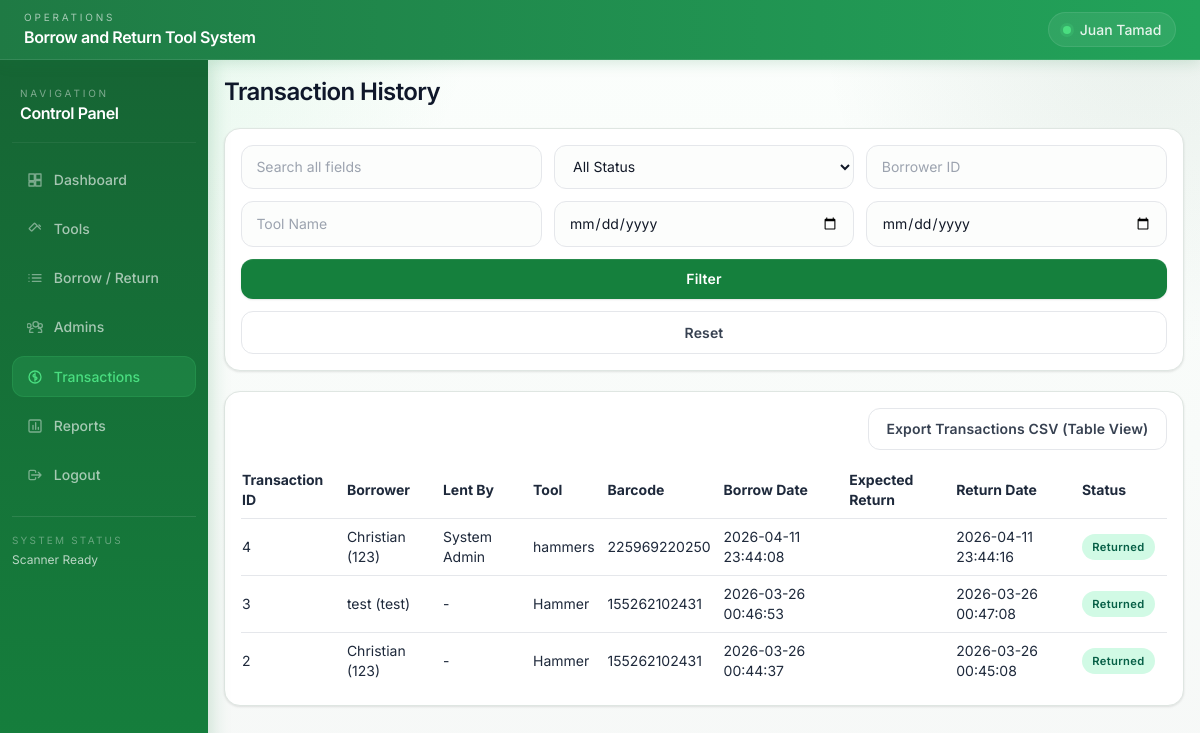
The app's page /transactions (signed in) with its own data.
### tables this page shows
CREATE TABLE transactions (
            id INTEGER PRIMARY KEY AUTOINCREMENT,
            borrower_id INTEGER NOT NULL,
            tool_id INTEGER NOT NULL,
            barcode TEXT NOT NULL,
            borrow_date TEXT NOT NULL,
            expected_return_date TEXT NOT NULL,
            return_date TEXT,
            status TEXT NOT NULL, lent_by_admin_id INTEGER,
            FOREIGN KEY (borrower_id) REFERENCES borrowers(id),
            FOREIGN KEY (tool_id) REFERENCES tools(id)
        );

CREATE TABLE borrowers (
            id INTEGER PRIMARY KEY AUTOINCREMENT,
            borrower_name TEXT NOT NULL,
            borrower_id TEXT NOT NULL UNIQUE,
            course_department TEXT NOT NULL,
            contact_number TEXT NOT NULL
        );

CREATE TABLE tools (
            id INTEGER PRIMARY KEY AUTOINCREMENT,
            tool_name TEXT NOT NULL,
            tool_code TEXT NOT NULL UNIQUE,
            category TEXT NOT NULL,
            description TEXT,
            quantity INTEGER NOT NULL DEFAULT 0,
            available_quantity INTEGER NOT NULL DEFAULT 0,
            barcode TEXT NOT NULL UNIQUE,
            barcode_image TEXT,
            status TEXT NOT NULL DEFAULT 'Available',
            date_added TEXT NOT NULL
        , tool_image TEXT);

### app.py (the view, shortened to what this page needs)
@app.route("/transactions")
@login_required
def transactions():
    db = get_db()
    search = request.args.get("search", "").strip()
    status = request.args.get("status", "").strip()
    borrower = request.args.get("borrower", "").strip()
    tool = request.args.get("tool", "").strip()
    date_from = request.args.get("date_from", "").strip()
    date_to = request.args.get("date_to", "").strip()
    query = """
        SELECT t.id,
               b.borrower_name,
               b.borrower_id,
               tl.tool_name,
               t.barcode,
               t.borrow_date,
               t.expected_return_date,
               t.return_date,
               t.status,
               TRIM(COALESCE(a.first_name, '') || ' ' || COALESCE(a.last_name, '')) AS lent_by_admin_name
        FROM transactions t
        JOIN borrowers b ON b.id = t.borrower_id
        JOIN tools tl ON tl.id = t.tool_id
        LEFT JOIN admins a ON a.id = t.lent_by_admin_id
        WHERE 1 = 1
    """
    params = []
    if status:
        query += " AND t.status = ?"
        params.append(status)
    if borrower:
        query += " AND b.borrower_id LIKE ?"
        params.append(f"%{borrower}%")
    if tool:
        query += " AND tl.tool_name LIKE ?"
        params.append(f"%{tool}%")
    if date_from:
        query += " AND DATE(t.borrow_date) >= DATE(?)"
        params.append(date_from)
    if date_to:
        query += " AND DATE(t.borrow_date) <= DATE(?)"
        params.append(date_to)
    query += " ORDER BY t.id DESC"
    rows = db.execute(query, params).fetchall()
    return render_template(
        "transactions.html",
        transactions=rows,
        search=search,
        selected_status=status,
        borrower=borrower,
        tool=tool,
        date_from=date_from,
        date_to=date_to,
    )

### app.py (called while the page is built)
def get_db():
    if "db" not in g:
        g.db = sqlite3.connect(DATABASE_PATH)
        g.db.row_factory = sqlite3.Row
        ensure_schema(g.db)
    return g.db

def login_required(view_func):
    @wraps(view_func)
    def wrapped_view(*args, **kwargs):
        if session.get("admin_id") is None:
            flash("Please log in to continue.", "warning")
            return redirect(url_for("login"))
        return view_func(*args, **kwargs)
    return wrapped_view

@app.template_filter("status_label")
def status_label(status_value):
    status_map = {
        "borrowed": "Borrowed",
        "returned": "Returned",
        "returned_overdue": "Returned (Overdue)",
    }
    return status_map.get(status_value, str(status_value).title())

@app.template_filter("status_badge")
def status_badge(status_value):
    if status_value == "borrowed":
        return "bg-amber-100 text-amber-800"
    if status_value == "returned_overdue":
        return "bg-red-100 text-red-800"
    if status_value == "returned":
        return "bg-emerald-100 text-emerald-800"
    return "bg-slate-100 text-slate-800"

### templates/transactions.html (shortened to what this page needs)
{% extends 'base.html' %}
{% block content %}
<div class="space-y-5">
    <h2 class="text-2xl font-semibold text-slate-900 tracking-tight">Transaction History</h2>
    <form method="get" class="bg-white rounded-2xl p-4 card-soft grid grid-cols-1 md:grid-cols-3 xl:grid-cols-6 gap-3">
        <input type="text" name="search" value="{{ search }}" class="input-field" placeholder="Search all fields" />
        <select name="status" class="input-field">
            <option value="">All Status</option>
        </select>
        <input type="text" name="borrower" value="{{ borrower }}" class="input-field" placeholder="Borrower ID" />
        <input type="text" name="tool" value="{{ tool }}" class="input-field" placeholder="Tool Name" />
        <input type="date" name="date_from" value="{{ date_from }}" class="input-field" />
        <input type="date" name="date_to" value="{{ date_to }}" class="input-field" />
        <button type="submit" class="btn-primary md:col-span-3 xl:col-span-1">Filter</button>
        <a href="{{ url_for('transactions') }}" class="btn-outline md:col-span-3 xl:col-span-1 text-center">Reset</a>
    </form>
    <div class="bg-white rounded-2xl p-4 card-soft">
        <div class="flex justify-end mb-3">
            <a href="{{ url_for('export_transactions_csv', view='table') }}" class="btn-outline" target="_blank">Export Transactions CSV (Table View)</a>
        </div>
        <div class="table-wrap">
            <table class="min-w-full text-sm">
                <thead>
                    <tr class="text-left border-b">
                        <th class="py-2 pr-3">Transaction ID</th>
                        <th class="py-2 pr-3">Borrower</th>
                        <th class="py-2 pr-3">Lent By</th>
                        <th class="py-2 pr-3">Tool</th>
                        <th class="py-2 pr-3">Barcode</th>
                        <th class="py-2 pr-3">Borrow Date</th>
                        <th class="py-2 pr-3">Expected Return</th>
                        <th class="py-2 pr-3">Return Date</th>
                        <th class="py-2 pr-3">Status</th>
                    </tr>
                </thead>
                <tbody>
                    {% for tx in transactions %}
                    <tr class="border-b last:border-0">
                        <td class="py-2 pr-3">{{ tx.id }}</td>
                        <td class="py-2 pr-3">{{ tx.borrower_name }} ({{ tx.borrower_id }})</td>
                        <td class="py-2 pr-3">{{ tx.lent_by_admin_name or '-' }}</td>
                        <td class="py-2 pr-3">{{ tx.tool_name }}</td>
                        <td class="py-2 pr-3">{{ tx.barcode }}</td>
                        <td class="py-2 pr-3">{{ tx.borrow_date }}</td>
                        <td class="py-2 pr-3">{{ tx.expected_return_date }}</td>
                        <td class="py-2 pr-3">{{ tx.return_date or '-' }}</td>
                        <td class="py-2 pr-3">
                            <span class="badge {{ tx.status | status_badge }}">{{ tx.status | status_label }}</span>
                        </td>
                    </tr>
                    {% else %}
                    <tr>
                        <td colspan="9" class="py-4 text-center text-slate-500">No transactions found.</td>
                    </tr>
                    {% endfor %}
                </tbody>
            </table>
        </div>
    </div>
</div>
{% endblock %}

### static/css/styles.css (style rules this page uses)
:root { --g-950: #052e16; --g-900: #14532d; --g-800: #166534; --g-700: #15803d; --g-600: #16a34a; --g-500: #22c55e; --g-400: #4ade80; --g-200: #bbf7d0; --g-100: #dcfce7; --g-50: #f0fdf4; --n-900: #111827; --n-800: #1f2937; --n-700: #374151; --n-600: #4b5563; --n-500: #6b7280; --n-400: #9ca3af; --n-300: #d1d5db; --n-200: #e5e7eb; --n-100: #f3f4f6; --n-50: #f9fafb; --white: #ffffff; --sh-xs: 0 1px 2px rgba(0,0,0,0.05); --sh-sm: 0 1px 3px rgba(0,0,0,0.07), 0 1px 2px rgba(0,0,0,0.04); --sh-md: 0 4px 12px rgba(0,0,0,0.07), 0 2px 4px rgba(0,0,0,0.04); --sh-lg: 0 8px 24px rgba(0,0,0,0.08), 0 3px 6px rgba(0,0,0,0.04); --sh-xl: 0 20px 40px rgba(0,0,0,0.10), 0 6px 12px rgba(0,0,0,0.05); --sidebar-bg: #166534; --radius: 0.75rem; --radius-lg: 1rem; --radius-xl: 1.25rem; }
*,*::before,*::after { box-sizing: border-box; }
* { font-family: 'Inter', -apple-system, BlinkMacSystemFont, 'Segoe UI', sans-serif; }
body { background-color: var(--n-50); background-image: radial-gradient(circle at 8% -5%, rgba(34, 197, 94, 0.12), transparent 28%), radial-gradient(circle at 96% 2%, rgba(20, 83, 45, 0.08), transparent 24%), linear-gradient(180deg, #fbfefc 0%, #f8fbf9 55%, #f6f8f7 100%); color: var(--n-900); min-height: 100vh; -webkit-font-smoothing: antialiased; -moz-osx-font-smoothing: grayscale; }
.app-body { position: relative; }
.card-soft { background: var(--white); border: 1px solid #dfe6e2; border-radius: var(--radius-lg); box-shadow: var(--sh-sm); }
.input-field { border: 1.5px solid var(--n-200); background: #fcfdfc; border-radius: var(--radius); padding: 0.65rem 0.9rem; width: 100%; outline: none; font-size: 0.875rem; color: var(--n-900); transition: border-color 0.18s, box-shadow 0.18s, background-color 0.18s; }
.input-field::placeholder { color: var(--n-400); }
.btn-primary { display: inline-flex; justify-content: center; align-items: center; gap: 0.4rem; background: var(--g-700); color: #fff; border-radius: var(--radius); padding: 0.62rem 1.2rem; font-size: 0.875rem; font-weight: 600; border: none; cursor: pointer; transition: background 0.15s, transform 0.12s, box-shadow 0.15s; box-shadow: 0 1px 2px rgba(0,0,0,0.1), inset 0 1px 0 rgba(255,255,255,0.08); text-decoration: none; white-space: nowrap; letter-spacing: 0.01em; }
.btn-outline { display: inline-flex; justify-content: center; align-items: center; gap: 0.4rem; border: 1.5px solid var(--n-200); color: var(--n-700); background: var(--white); border-radius: var(--radius); padding: 0.6rem 1.1rem; font-size: 0.875rem; font-weight: 600; cursor: pointer; transition: all 0.15s; text-decoration: none; white-space: nowrap; letter-spacing: 0.01em; }
.badge { display: inline-flex; align-items: center; border-radius: 999px; padding: 0.2rem 0.65rem; font-size: 0.7rem; font-weight: 600; letter-spacing: 0.03em; white-space: nowrap; }
.table-wrap { overflow-x: auto; }

### records on screen
transactions: id "4", borrower_name "Christian", borrower_id "123", lent_by_admin_name "System Admin", tool_name "hammers", barcode "225969220250", borrow_date "2026-04-11 23:44:08", return_date "2026-04-11 23:44:16", status|status_label "Returned"
transactions: id "3", borrower_name "test", borrower_id "test", lent_by_admin_name "-", tool_name "Hammer", barcode "155262102431", borrow_date "2026-03-26 00:46:53", return_date "2026-03-26 00:47:08", status|status_label "Returned"
transactions: id "2", borrower_name "Christian", borrower_id "123", lent_by_admin_name "-", tool_name "Hammer", barcode "155262102431", borrow_date "2026-03-26 00:44:37", return_date "2026-03-26 00:45:08", status|status_label "Returned"

### other values on screen
{{ session.get('admin_full_name') or session.get('admin_username') }} "Juan Tamad"
